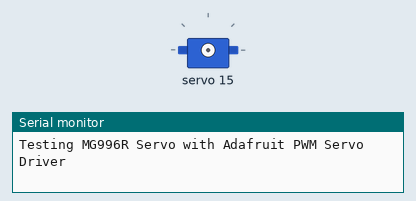
Recording of a sketch running on a simulated Arduino Uno, built with avr-gcc and run on an emulated ATmega328P. Parts: servo, the last lines printed to the serial monitor.

Above: at 0.05 s.
At 2.1 s:
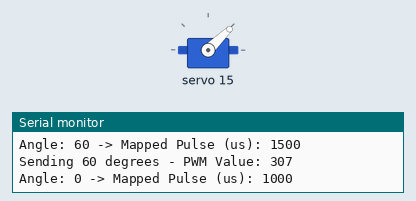
At 6.0 s:
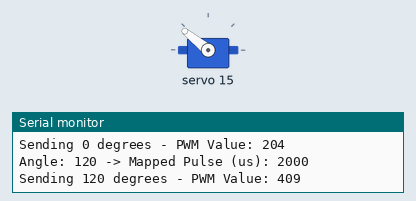
Timing chart, 0 to 7.8 s (numbered marks = the images above):
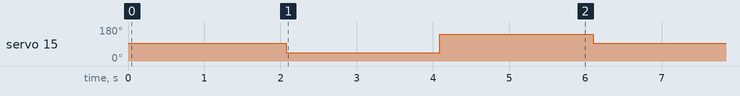

The sketch:

adafrut_pwm_testing.ino
```cpp
#include <Wire.h>
#include <Adafruit_PWMServoDriver.h>

Adafruit_PWMServoDriver pwm = Adafruit_PWMServoDriver();

#define MIN_PULSE_WIDTH  1000   // Minimum pulse width in microseconds (0°)
#define MAX_PULSE_WIDTH  2000   // Maximum pulse width in microseconds (120°)
#define FREQUENCY        50     // Servo frequency in Hz (standard 50 Hz)

// Function to convert angle to pulse width for the MG996R
int angleToPulse(int angle) {
  int pulse = map(angle, 0, 120, MIN_PULSE_WIDTH, MAX_PULSE_WIDTH); // Map angle to microseconds
  Serial.print("Angle: ");
  Serial.print(angle);
  Serial.print(" -> Mapped Pulse (us): ");
  Serial.println(pulse);
  return pulse;
}

void setup() {
  Serial.begin(9600);
  Serial.println("Testing MG996R Servo with Adafruit PWM Servo Driver");

  pwm.begin();               // Initialize the Adafruit board
  pwm.setPWMFreq(FREQUENCY); // Set PWM frequency to 50 Hz
}

void loop() {
  // Move the servo to 60° (center position)
  int pulse = angleToPulse(60); // Get mapped pulse width in microseconds
  int pwmValue = pulse * FREQUENCY * 4096L / 1000000L; // Convert to Adafruit scale
  Serial.print("Sending 60 degrees - PWM Value: ");
  Serial.println(pwmValue);
  pwm.setPWM(15, 0, pwmValue);
  delay(2000);

  // Move the servo to 0° (minimum position)
  pulse = angleToPulse(0); // Get mapped pulse width in microseconds
  pwmValue = pulse * FREQUENCY * 4096L / 1000000L; // Convert to Adafruit scale
  Serial.print("Sending 0 degrees - PWM Value: ");
  Serial.println(pwmValue);
  pwm.setPWM(15, 0, pwmValue);
  delay(2000);

  // Move the servo to 120° (maximum position)
  pulse = angleToPulse(120); // Get mapped pulse width in microseconds
  pwmValue = pulse * FREQUENCY * 4096L / 1000000L; // Convert to Adafruit scale
  Serial.print("Sending 120 degrees - PWM Value: ");
  Serial.println(pwmValue);
  pwm.setPWM(15, 0, pwmValue);
  delay(2000);
}
```

Measured:
- by itself, servo 15: repeats every 6.0 s: 141° 2.0 s, 93° 2.0 s, 44° 2.0 s
